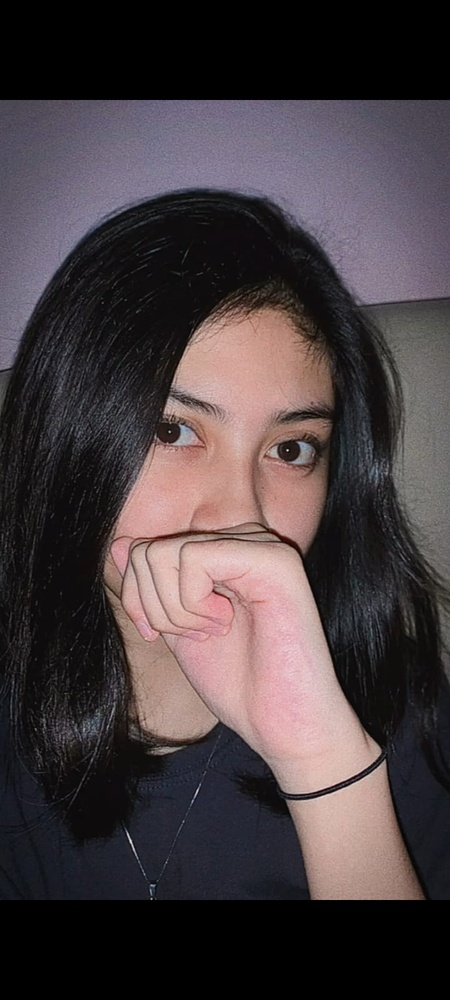
#> input picture Tugas 5/foto1.jpeg, 450 x 1000 px, shrunk from 720 x 1600 before the run
$ python CIELABkeRGB.py
#> lines starting #> are read from the running program, lines starting #| are printed output that depends on the picture
import cv2
import numpy as np
from skimage import io, color

# Load image
img = io.imread('foto1.jpeg')
#> img is the input picture: shape (1000, 450, 3); mean R, G, B 71.5, 61.7, 64.4

# Convert image to LAB color space
lab_img = color.rgb2lab(img)
#> lab_img: shape (1000, 450, 3) float64; mean of channels 0, 1, 2 26.2, 4.4, -0.2

# Extract L, A, B channels
L_channel = lab_img[:, :, 0]
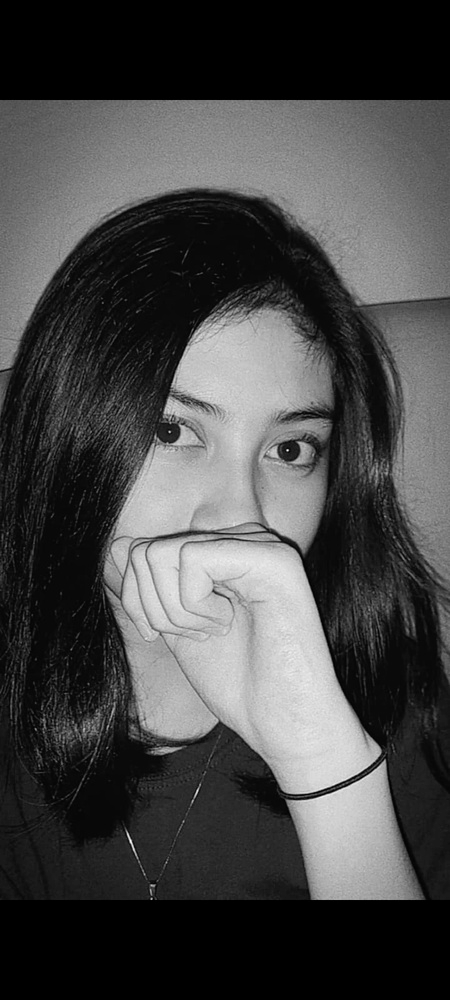
#> L_channel: shape (1000, 450) float64; min 0, max 92.93, mean 26.2; drawn with min black and max white
A_channel = lab_img[:, :, 1]
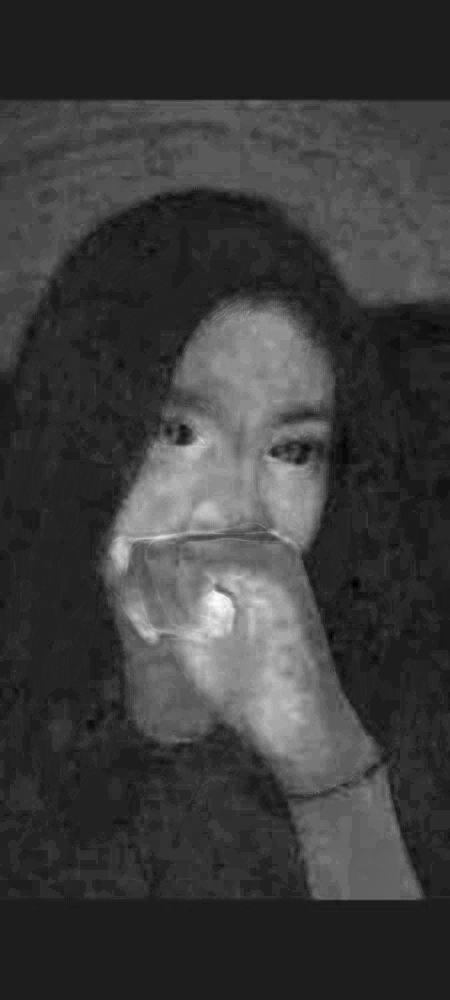
#> A_channel: shape (1000, 450) float64; min -4.13, max 32.06, mean 4.4; drawn with min black and max white
B_channel = lab_img[:, :, 2]
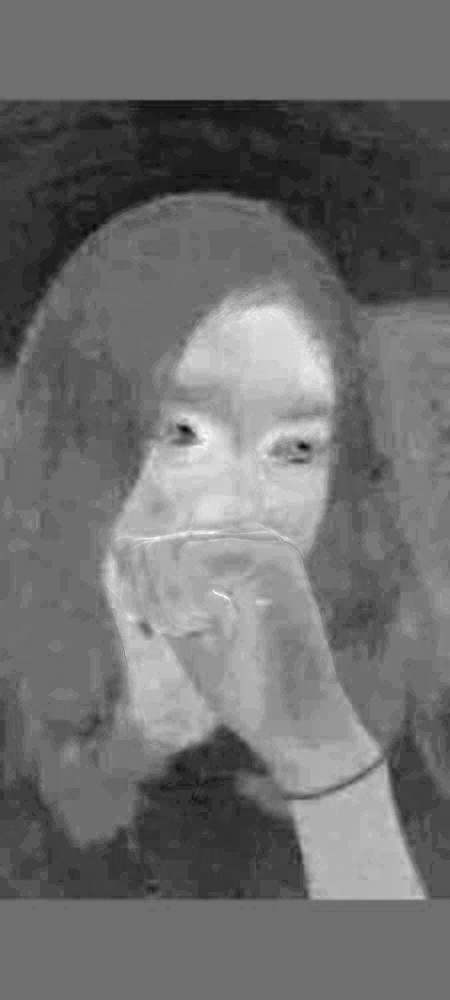
#> B_channel: shape (1000, 450) float64; min -16.03, max 20.54, mean -0.2; drawn with min black and max white

# Normalize channels
L_channel = L_channel / 100
A_channel = (A_channel + 128) / 255
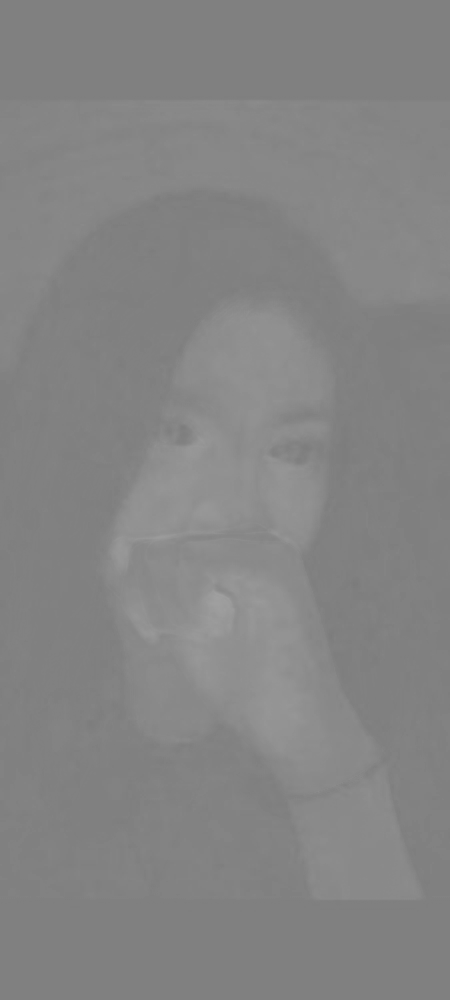
#> A_channel: shape (1000, 450) float64; min 0.486, max 0.628, mean 0.519
B_channel = (B_channel + 128) / 255

# Convert normalized LAB values to linear RGB values
R = np.clip((3.2406 * L_channel - 1.5372 * A_channel - 0.4986 * B_channel) * 255, 0, 255)
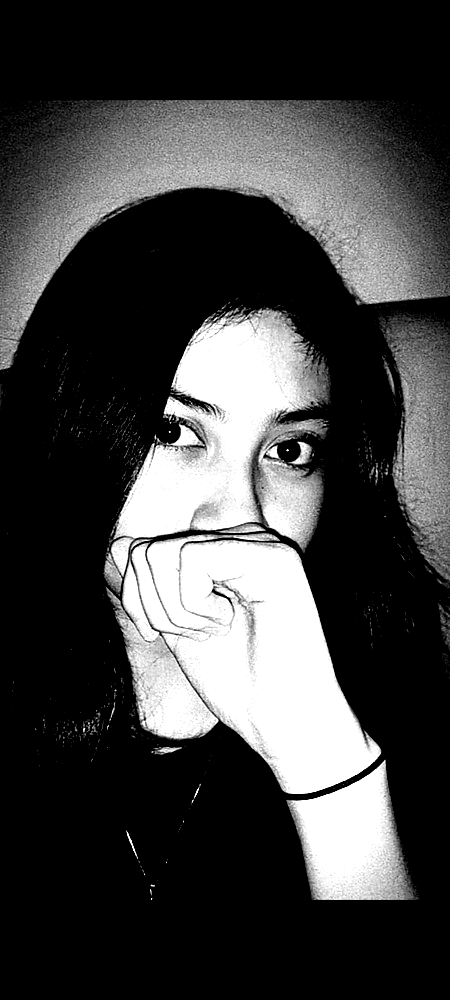
#> R: shape (1000, 450) float64; min 0, max 255, mean 65.3
G = np.clip((-0.9689 * L_channel + 1.8758 * A_channel + 0.0415 * B_channel) * 255, 0, 255)
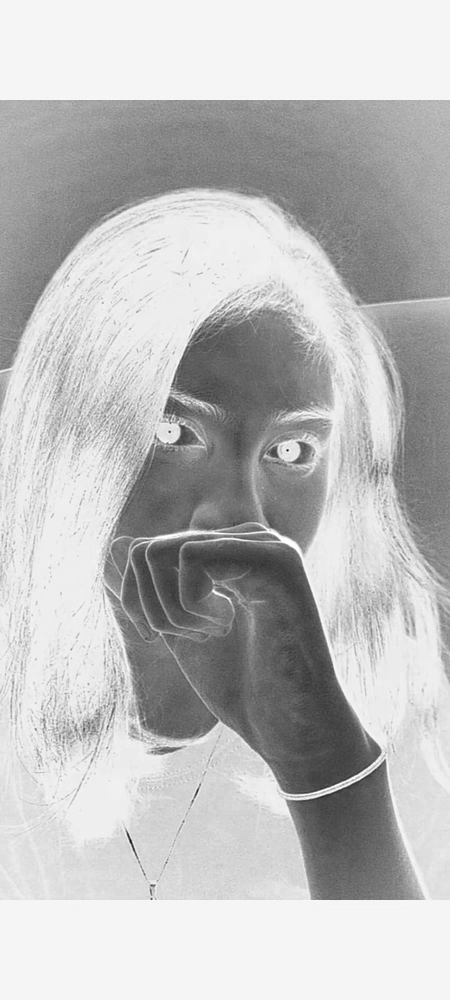
#> G: shape (1000, 450) float64; min 18.35, max 255, mean 189
B = np.clip((0.0557 * L_channel - 0.2040 * A_channel + 1.0570 * B_channel) * 255, 0, 255)
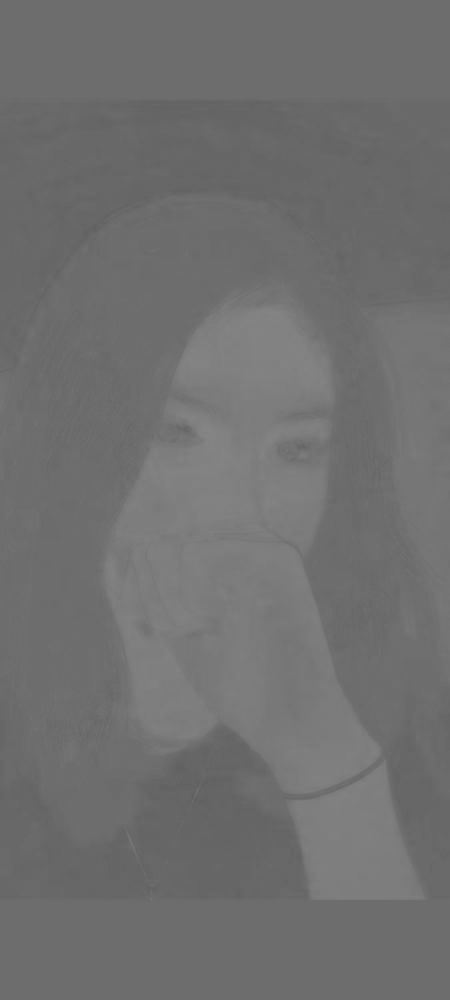
#> B: shape (1000, 450) float64; min 94.96, max 134.9, mean 111.8

# Merge channels and convert back to uint8
rgb_img = np.dstack((R, G, B)).astype(np.uint8)
#> rgb_img: shape (1000, 450, 3); mean of channels 0, 1, 2 65.2, 188.5, 111.4

# Display original and transformed images
cv2.imshow('Original Image', img)
cv2.imshow('Transformed Image', rgb_img)
cv2.waitKey(0)
cv2.destroyAllWindows()

$ run again, with Tugas 5/fotoku.jpeg copied over Tugas 5/foto1.jpeg
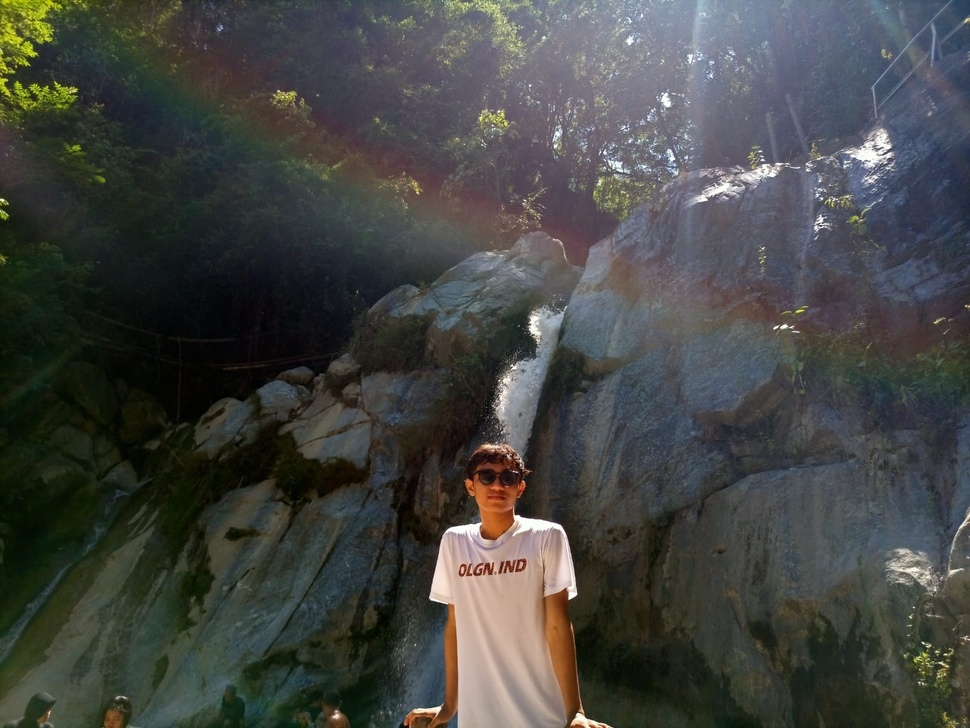
#> input picture Tugas 5/fotoku.jpeg, 970 x 728 px, shrunk from 1600 x 1201 before the run
#> img is the input picture: shape (728, 970, 3); mean R, G, B 67.8, 69.5, 66.7
#> lab_img: shape (728, 970, 3) float64; mean of channels 0, 1, 2 28.7, -1, 1.4
#> `R = np.clip((3.2406 * L_channel - 1.5372 * A_channel - 0.4986 * B_chan..`:
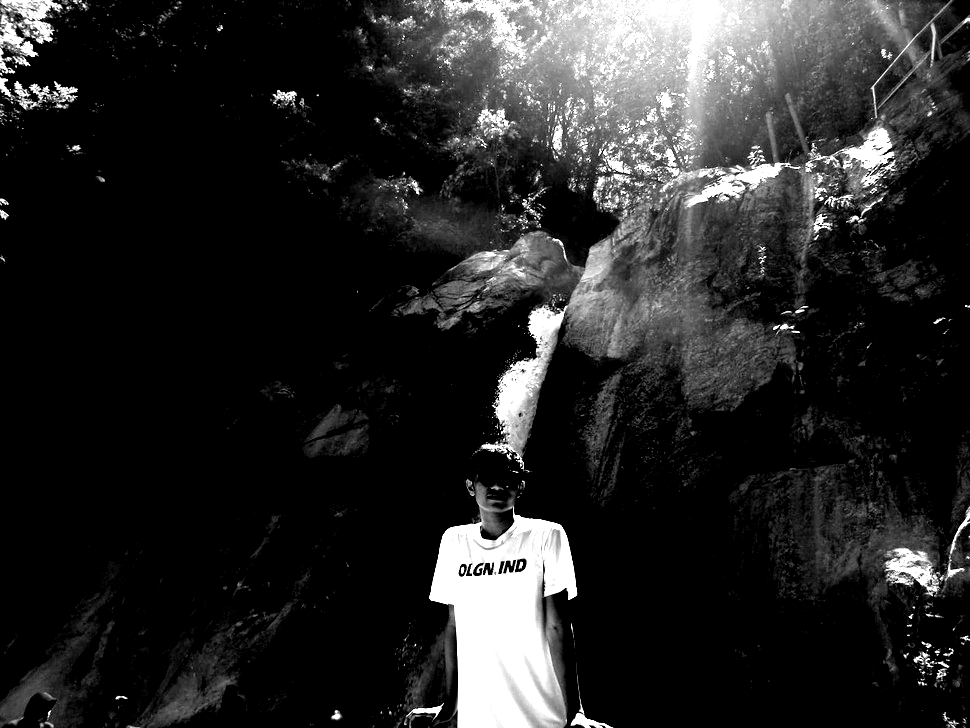
#> R: shape (728, 970) float64; min 0, max 255, mean 39.5
#> `G = np.clip((-0.9689 * L_channel + 1.8758 * A_channel + 0.0415 * B_cha..`:
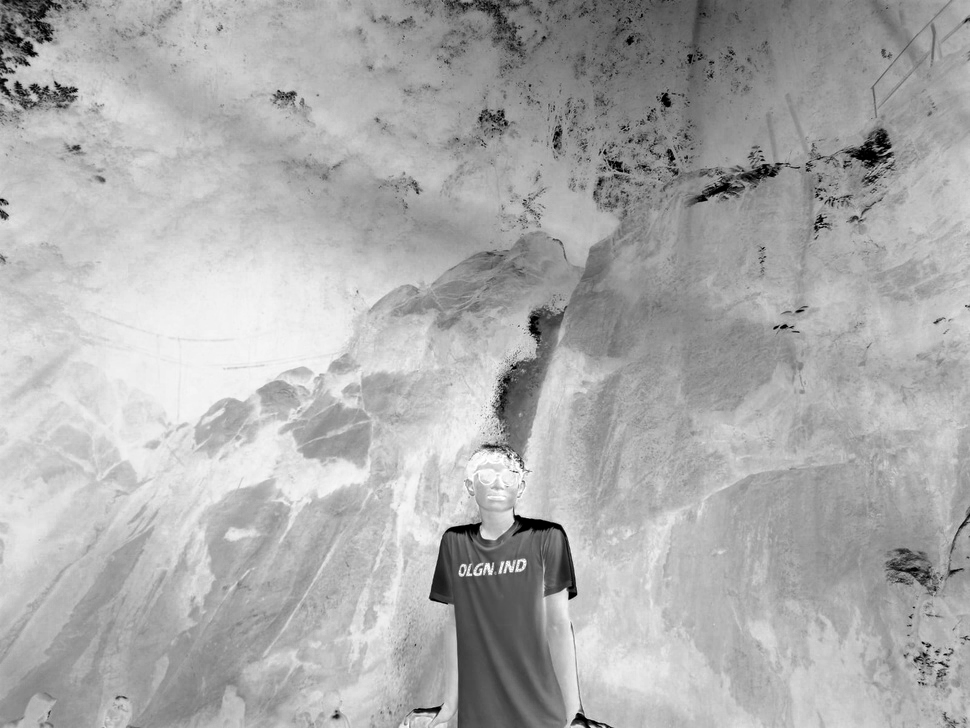
#> G: shape (728, 970) float64; min 0, max 255, mean 172.7
#> rgb_img: shape (728, 970, 3); mean of channels 0, 1, 2 39.3, 172.2, 114.5
